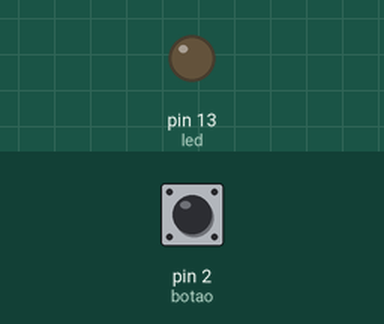
Recording of a sketch running on a simulated Arduino Uno, built with avr-gcc and run on an emulated ATmega328P. On the bench: output pins drawn as LEDs (lit = HIGH). The inputs (shaded band) are chosen by the test bench; at power-on: pin 2 (botao) HIGH.

Above: at 1.2 s.
1.3 s: pin 2 (botao) pulled LOW for 0.15 s
At 2.7 s:
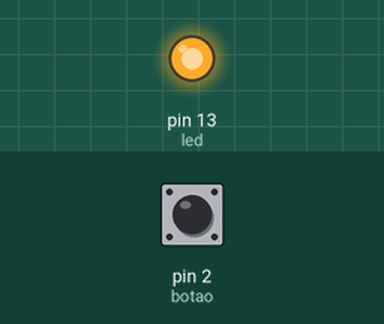
Timing chart, 0 to 4.3 s (numbered marks = the images above; inputs shaded):
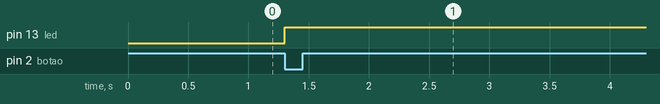

The sketch:

Exercicio-Aguarda-o-botao.ino
```cpp
//Outro método de aguardo do botão além do exmeplo
int botao = 2;
int led = 13;

void setup() {
  pinMode(botao, INPUT_PULLUP);
  pinMode(led, OUTPUT);
}

void loop() {
  // fica preso aqui até o botão ser pressionado
  while (digitalRead(botao) == HIGH) {
    // não faz nada, só espera
  }

  // quando sair do while
  digitalWrite(led, HIGH);
}
```

Measured:
- after the input at 1.3 s, pin 13 (led): LOW → HIGH at once
